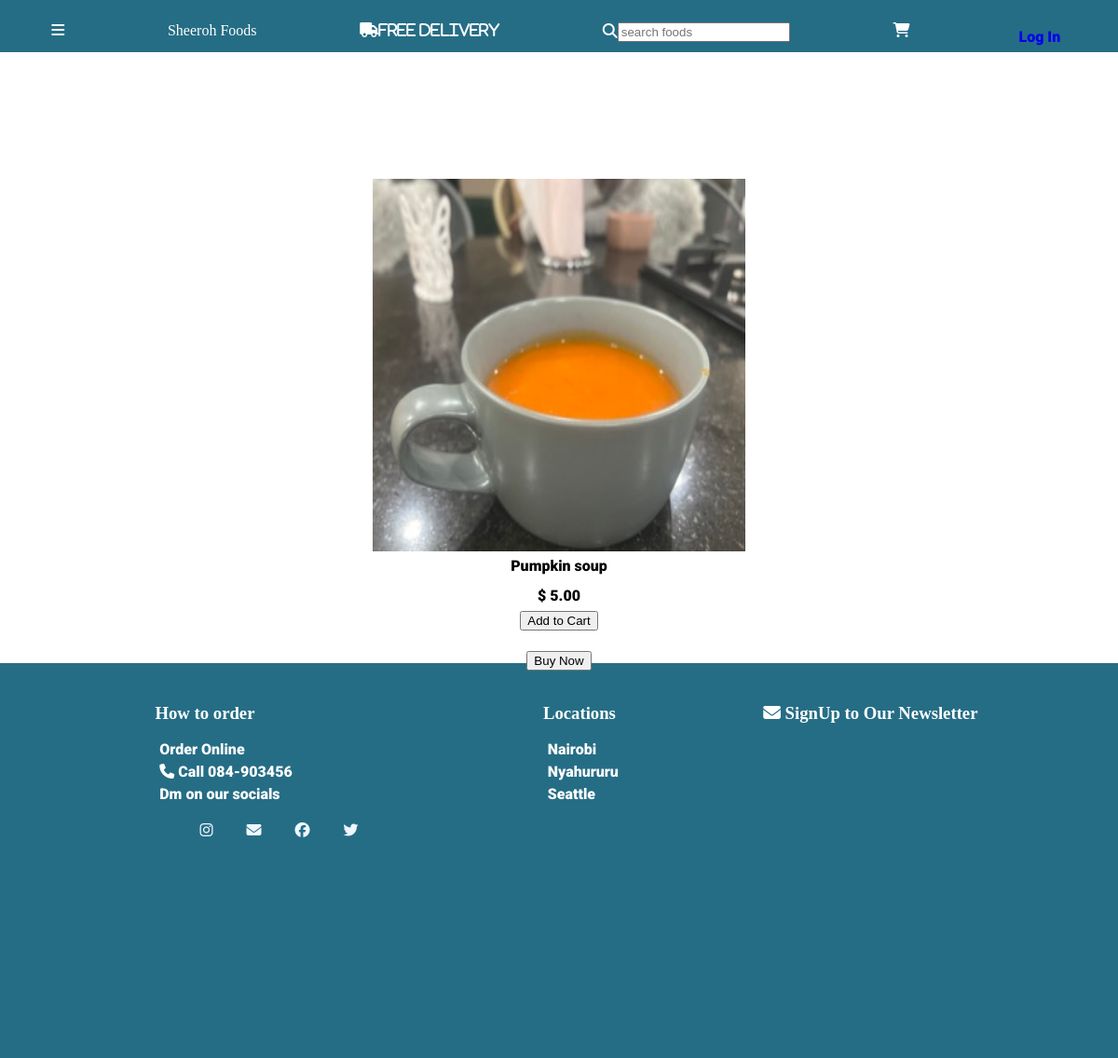
The page /toppick?id=3 on the database its author committed.
### nav/models.py (models this page shows, shortened)
class Toppicks(models.Model):
    id = models.BigAutoField(auto_created=True, primary_key=True, serialize=False, verbose_name='ID')
    pick_description = models.CharField(max_length = 50)
    pick_photo = models.ImageField(upload_to='images/')
    pick_price = models.DecimalField(max_digits=20, decimal_places=2,blank= False)

### nav/views.py (the view)
# urls.py: path("toppick", views.toppick, name="toppick_details"),
def toppick(request):
    top_food_picks = Toppicks.objects.all()
    try:
        toppicks_id = request.GET['id']
        toppick_item = Toppicks.objects.get(id = toppicks_id)
        template = loader.get_template("toppick.html")
    except Exception as e:
        toppick_item = None
        template = loader.get_template("exception.html")
    context = {
        "Top_food_picks": top_food_picks,
        "pick_id":toppicks_id,
        "pick":toppick_item,
    }
    return HttpResponse(template.render(context, request))

### nav/templates/toppick.html (shortened to what this page needs)
{% extends "base.html" %}
{% load static %}
            {% block splice %}
                <div class="pick_display">
                    <img src="{{pick.pick_photo.url}}" width="400px" height="400px"/>
                    <p>{{pick.pick_description}}</p>
                    <p>$ {{pick.pick_price}}</p>
                    <button class="pick_add_to_cart">Add to Cart</button> <br>
                    <button class="buy_now">Buy Now</button>
                </div>
            {% endblock %}

### static/base.css (style rules this page uses)
body { margin: 0; padding: 0; }
P { color: black; font-family: "Roboto", sans-serif; font-weight: 900; font-style: normal; margin: 0.4em; }
.pick_display { display: flex; justify-content: center; align-items: center; height: 100vh; flex-direction: column; }
.pick_add_to_cart { margin-bottom: 0.3em; }

### rows shown on the page
Toppicks: pick_photo (picture), pick_description "Pumpkin soup", pick_price "5.00"
